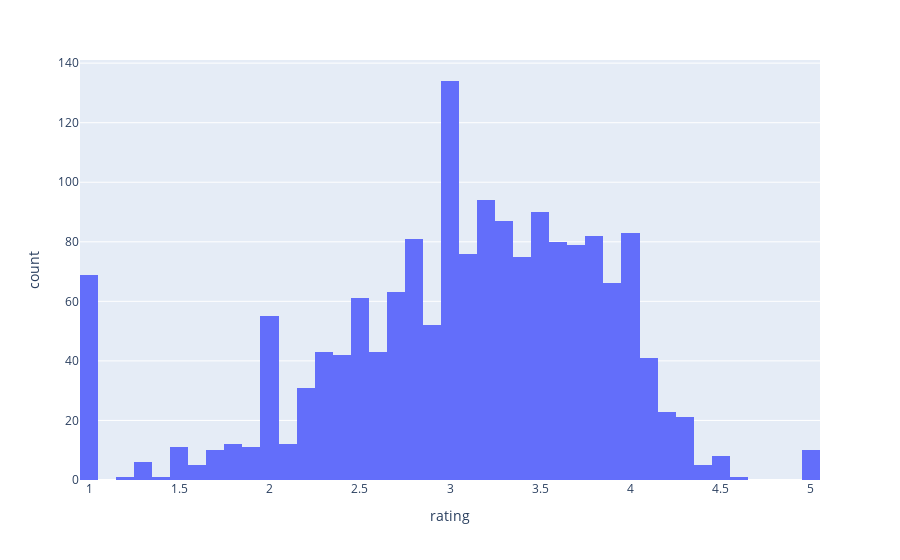

Source (notebook cell):
### Code cell
# rating distribution
px.histogram(ratings, x = 'rating', nbins = 50, labels = {
    'x': 'rating', 
    'y': 'count'
})

### Figure 1 — Plotly figure (JSON) as saved in the notebook; plotly's stock layout.template omitted (floating-point values rounded to 4 significant figures; data arrays with more than 128 entries replaced by an {"elided": "..."} marker saying what was removed)
{"data": [{"alignmentgroup": "True", "bingroup": "x", "hovertemplate": "rating=%{x}<br>count=%{y}<extra></extra>", "legendgroup": "", "marker": {"color": "#636efa"}, "name": "", "nbinsx": 50, "offsetgroup": "", "orientation": "v", "showlegend": false, "type": "histogram", "x": {"elided": "1664 float values"}, "xaxis": "x", "yaxis": "y"}], "layout": {"barmode": "relative", "legend": {"tracegroupgap": 0}, "margin": {"t": 60}, "xaxis": {"anchor": "y", "domain": [0, 1], "title": {"text": "rating"}}, "yaxis": {"anchor": "x", "domain": [0, 1], "title": {"text": "count"}}}}
